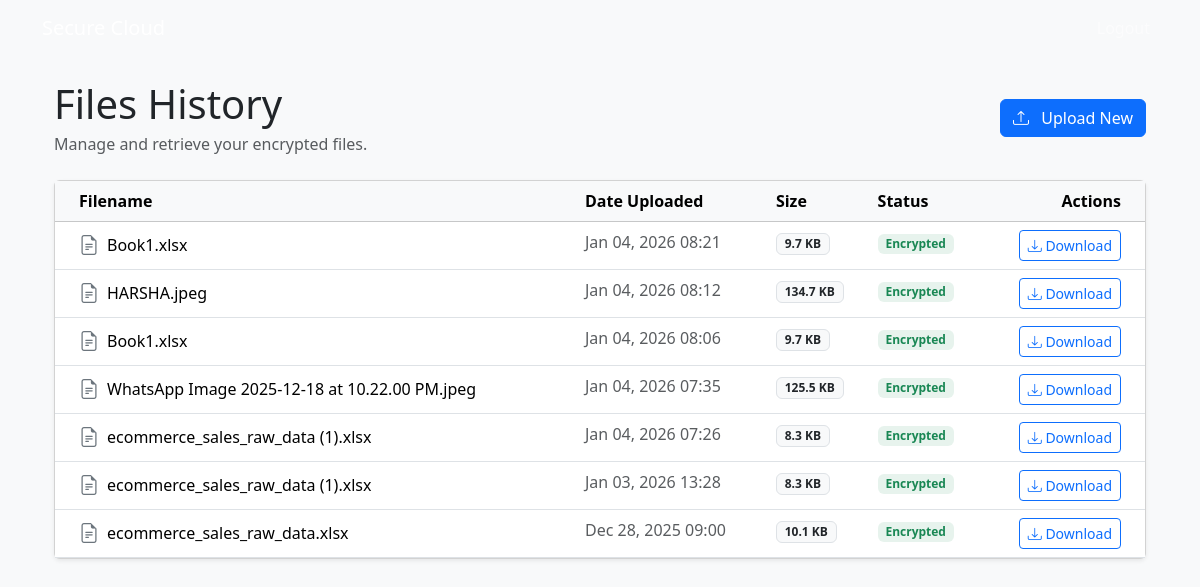
Screenshot of /files/ (signed in) with the database file from the repository.
### storage/models.py (models this page shows, shortened)
class StoredFile(models.Model):
    user = models.ForeignKey(User, on_delete=models.CASCADE, related_name='stored_files')
    original_name = models.CharField(max_length=255)
    cover_image = models.ImageField(upload_to='covers/')
    stego_image = models.ImageField(upload_to='stego/')
    nonce = models.BinaryField()
    data_length = models.IntegerField()
    created_at = models.DateTimeField(auto_now_add=True)

### storage/views.py (the view)
# urls.py: path('files/', file_list_view, name='file_list'),
@login_required
def file_list_view(request):
    files = StoredFile.objects.filter(user=request.user).order_by('-created_at')
    return render(request, 'storage/file_list.html', {'files': files})

### templates/storage/file_list.html (shortened to what this page needs)
{% extends 'base.html' %}
{% load static %}
{% block content %}
<div class="container mt-4">
  <div class="d-flex justify-content-between align-items-center mb-4">
    <div>
      <h1 class="page-title mb-1">Files History</h1>
      <p class="text-muted mb-0">Manage and retrieve your encrypted files.</p>
    </div>
    <a href="{% url 'upload' %}" class="btn btn-primary">
      <i class="bi bi-upload me-2"></i> Upload New
    </a>
  </div>
  <div class="card shadow-sm">
    <div class="card-body p-0">
      <div class="table-responsive">
        <table class="table table-hover mb-0">
          <thead class="table-light">
            <tr>
              <th class="ps-4">Filename</th>
              <th>Date Uploaded</th>
              <th>Size</th>
              <th>Status</th>
              <th class="text-end pe-4">Actions</th>
            </tr>
          </thead>
          <tbody>
            {% for f in files %}
            <tr>
              <td class="ps-4">
                <div class="d-flex align-items-center gap-2">
                  <i class="bi bi-file-earmark-text text-secondary fs-5"></i>
                  <span class="fw-medium">{{ f.original_name }}</span>
                </div>
              </td>
              <td class="text-muted">{{ f.created_at|date:"M d, Y H:i" }}</td>
              <td>
                <span class="badge bg-light text-dark border">
                    {% if f.data_length %}
                        {{ f.data_length|filesizeformat }}
                    {% else %}
                        -
                    {% endif %}
                </span>
              </td>
              <td><span class="badge bg-success bg-opacity-10 text-success">Encrypted</span></td>
              <td class="text-end pe-4">
                <a href="{% url 'download' f.pk %}" class="btn btn-sm btn-outline-primary" title="Download & Decrypt">
                  <i class="bi bi-download"></i> Download
                </a>
              </td>
            </tr>
            {% endfor %}
          </tbody>
        </table>
      </div>
    </div>
  </div>
</div>
{% endblock %}

### templates/base.html (shortened to what this page needs)
{% load static %}
<!doctype html>
<html lang="en">
<head>
  <link href="https://cdn.jsdelivr.net/npm/bootstrap@5.3.2/dist/css/bootstrap.min.css" rel="stylesheet">
  <link rel="stylesheet" href="https://cdn.jsdelivr.net/npm/bootstrap-icons@1.11.1/font/bootstrap-icons.css">
  <link rel="stylesheet" href="{% static 'css/style.css' %}">
</head>
<body>
<nav class="navbar navbar-expand-lg navbar-dark mb-4">
  <div class="container">
    <a class="navbar-brand" href="/">Secure Cloud</a>
    <div class="collapse navbar-collapse">
      <ul class="navbar-nav ms-auto">
        {% if user.is_authenticated %}
        <li class="nav-item"><a class="nav-link" href="/accounts/logout/">Logout</a></li>
        {% else %}
        <li class="nav-item"><a class="nav-link" href="/accounts/login/">Login</a></li>
        <li class="nav-item"><a class="nav-link" href="/accounts/register/">Register</a></li>
        {% endif %}
      </ul>
    </div>
  </div>
  </nav>
<div class="container">
  {% block content %}{% endblock %}
</div>
</body>
</html>

### static/css/style.css (style rules this page uses)
body { background-color: #f8f9fa; }

### rows the page displays
StoredFile: original_name "Book1.xlsx", created_at "Jan 04, 2026 08:21", data_length|filesizeformat "9.7 KB"
StoredFile: original_name "HARSHA.jpeg", created_at "Jan 04, 2026 08:12", data_length|filesizeformat "134.7 KB"
StoredFile: original_name "Book1.xlsx", created_at "Jan 04, 2026 08:06", data_length|filesizeformat "9.7 KB"
StoredFile: original_name "WhatsApp Image 2025-12-18 at 10.22.00 PM.jpeg", created_at "Jan 04, 2026 07:35", data_length|filesizeformat "125.5 KB"
StoredFile: original_name "ecommerce_sales_raw_data (1).xlsx", created_at "Jan 04, 2026 07:26", data_length|filesizeformat "8.3 KB"
StoredFile: original_name "ecommerce_sales_raw_data (1).xlsx", created_at "Jan 03, 2026 13:28", data_length|filesizeformat "8.3 KB"
StoredFile: original_name "ecommerce_sales_raw_data.xlsx", created_at "Dec 28, 2025 09:00", data_length|filesizeformat "10.1 KB"
